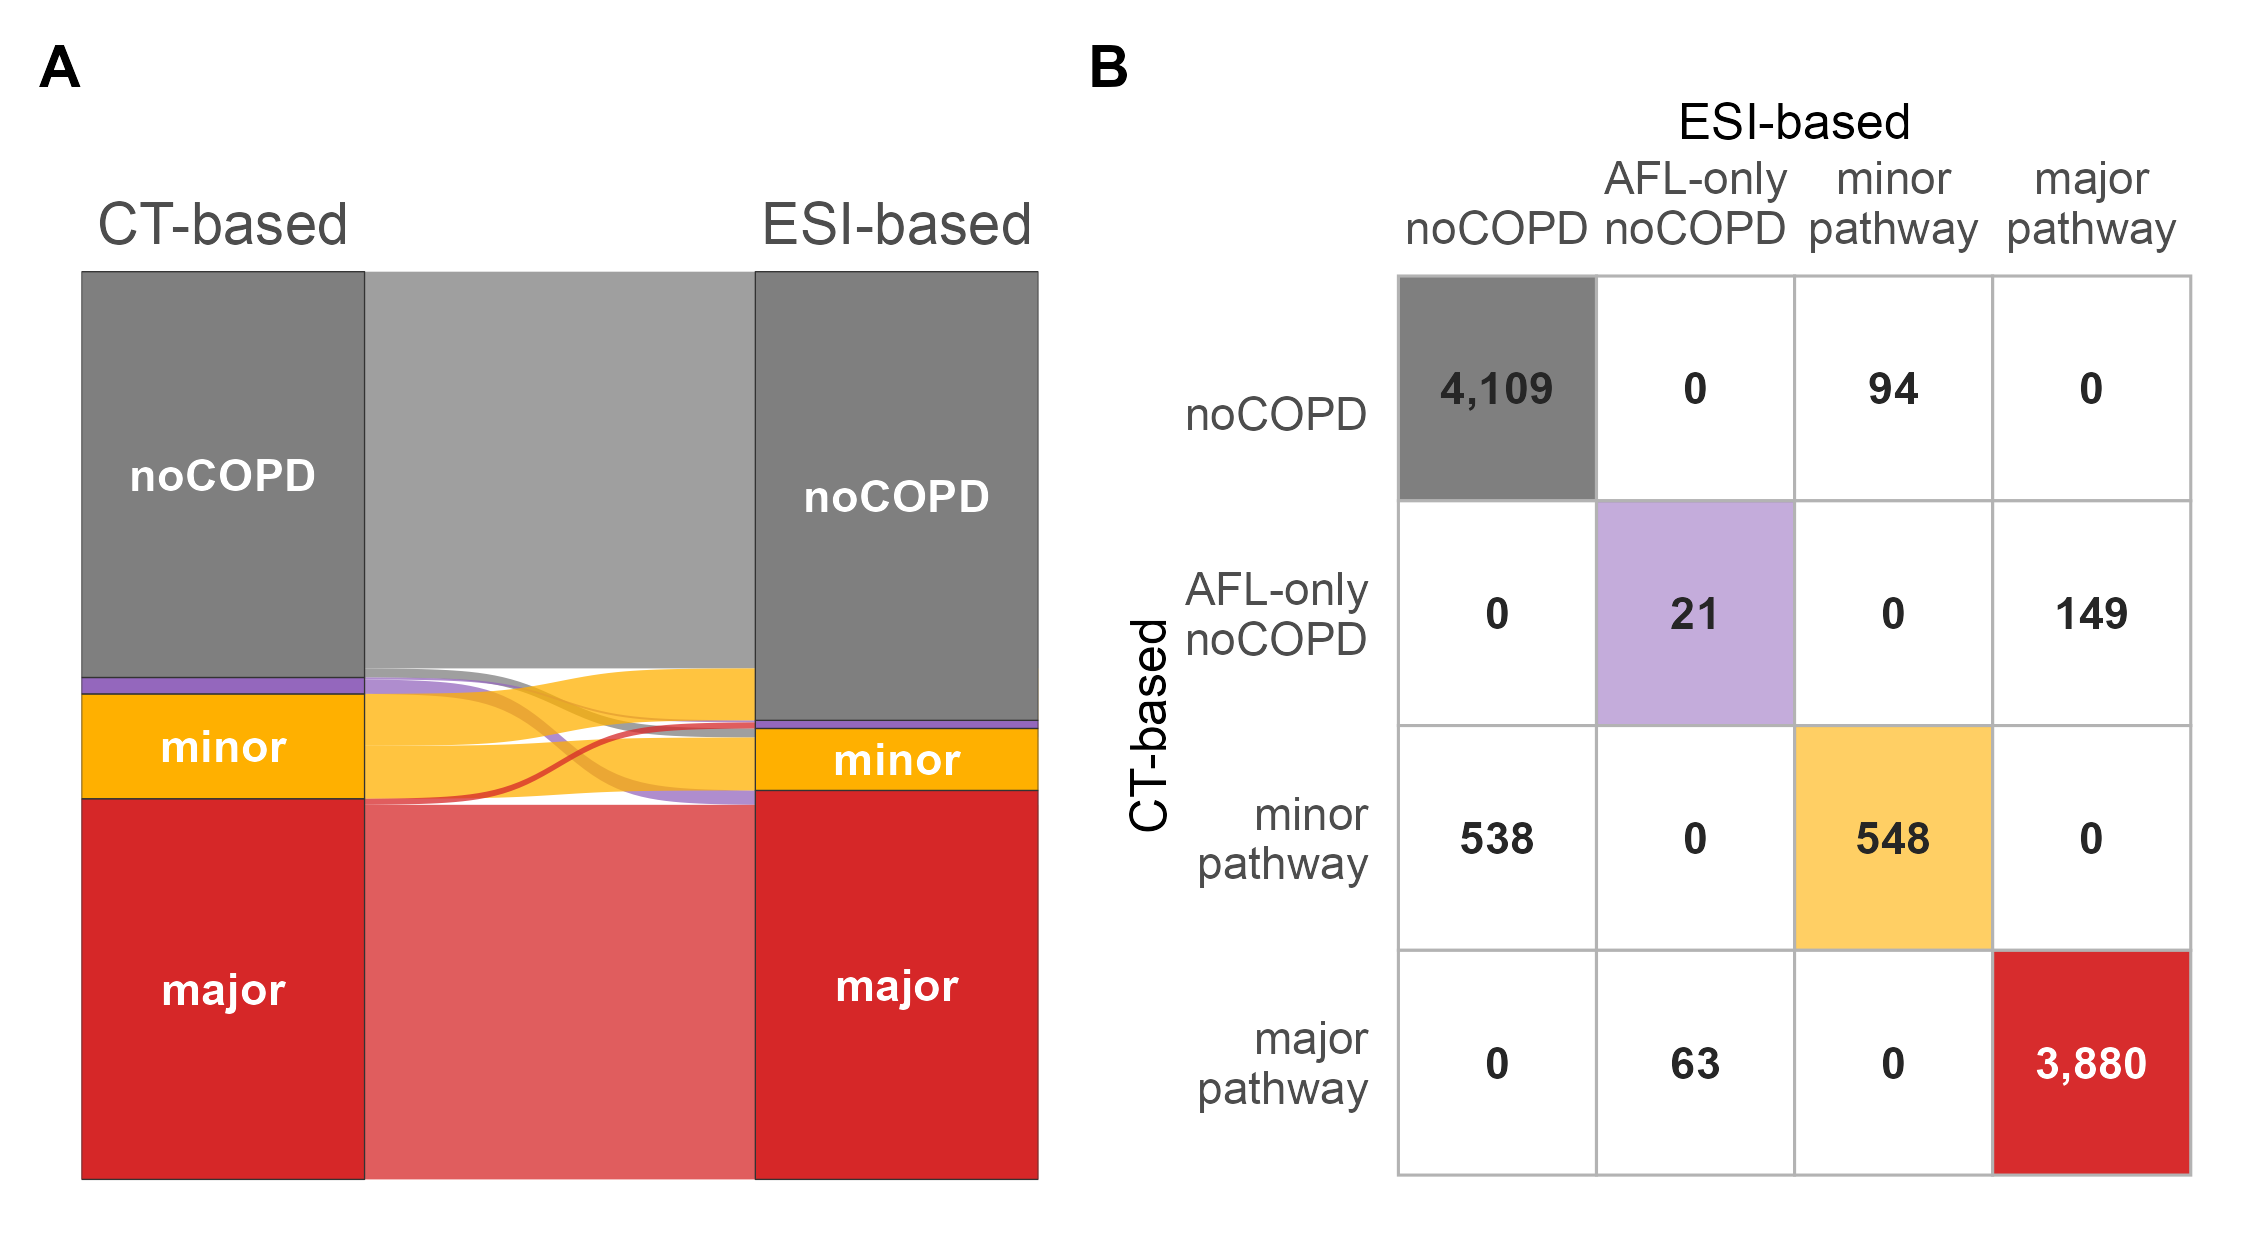

R code for this plot:
#!/usr/bin/env Rscript
# Figure 1 — Concordance between the CT-based and ESI-based
# multidimensional-framework diagnostic categories.
#
# Left panel:   Alluvial (Sankey-style) plot of participant flow between
#               CT-based (Bhatt 2025) and ESI-based framework categories.
#               Ribbons colored by CT-based origin so a reader can trace
#               where each CT-based category is reclassified.
# Right panel:  Cross-classification matrix (CT-based rows x ESI-based
#               columns). Diagonal cells = concordant classifications
#               (blue tint), off-diagonal = discordant (red tint). Cell
#               opacity is proportional to count so large flows are
#               visually dominant.
#
# Data source: manuscript_assets/Table_6.csv (4x4 cross-tab; row = CT-based,
# column = ESI-based) + manuscript_assets/Table_Agreement_stats.txt.
# Output:      figures/figure1_agreement/figure1_agreement.png
#
# Style: sourced from ../style.R (fonts, palette). No fontsize literals here.

suppressPackageStartupMessages({
  library(dplyr); library(ggplot2); library(tidyr); library(ggalluvial)
  library(patchwork); library(forcats)
})
source("../style.R")
source("../validate_layout.R")

ASSETS <- "../../manuscript_assets"

# ---- Load ----------------------------------------------------------------
t6 <- read.csv(file.path(ASSETS, "Table_6.csv"),
                stringsAsFactors = FALSE, check.names = FALSE)
stats_lines <- readLines(file.path(ASSETS, "Table_Agreement_stats.txt"))
stats <- setNames(
  as.numeric(sub("^[^=]+=", "", stats_lines)),
  sub("=.*$", "", stats_lines)
)

# ---- Reshape to alluvial-long form ---------------------------------------
category_levels <- c("noCOPD", "AFL-only-noCOPD", "COPD-minor", "COPD-major")

col_map <- c(
  "noCOPD"          = "noCOPD",
  "AFL_only_NoCOPD" = "AFL-only-noCOPD",
  "COPD_minor"      = "COPD-minor",
  "COPD_major"      = "COPD-major"
)
row_map <- c(
  "noCOPD"          = "noCOPD",
  "AFL-only-NoCOPD" = "AFL-only-noCOPD",
  "COPD-minor"      = "COPD-minor",
  "COPD-major"      = "COPD-major"
)

flows <- t6 %>%
  rename(CT = Bhatt) %>%
  pivot_longer(-CT, names_to = "ESI", values_to = "count") %>%
  filter(count > 0) %>%
  mutate(CT  = factor(row_map[CT],  levels = category_levels),
         ESI = factor(col_map[ESI], levels = category_levels))

n_total <- sum(flows$count)
stopifnot(n_total == stats["n_cohort"])

# Wrap every category as a 2-line label so all four column headers have
# the same vertical footprint and their first lines align.
wrap_axis <- function(x) {
  x <- gsub("^noCOPD$",         "\nnoCOPD",       x)
  x <- gsub("AFL-only-noCOPD",  "AFL-only\nnoCOPD", x)
  # Panel B carries the pathway wording; the full "COPD, minor pathway" string
  # does not fit the label gutter, and the two-line form keeps the same vertical
  # footprint as the other categories. Panel A's blocks are shallower still and
  # keep the bare "minor" / "major", which the legend maps.
  x <- gsub("COPD-minor",       "minor\npathway", x)
  x <- gsub("COPD-major",       "major\npathway", x)
  x
}

# Stratum labels (inside blocks) also need to fit — abbreviate the two-word
# categories so they don't overflow the 0.42-wide blocks in panel A.
stratum_label <- function(cat) {
  vapply(cat, function(v) switch(as.character(v),
    "noCOPD"          = "noCOPD",
    "AFL-only-noCOPD" = "AFL-only",
    "COPD-minor"      = "minor",
    "COPD-major"      = "major",
    as.character(v)
  ), character(1))
}

# ---- Panel A: alluvial ---------------------------------------------------
LABEL_THRESHOLD <- 0.03 * n_total   # strata below this get no in-block label

p_all <- ggplot(flows,
                aes(axis1 = CT, axis2 = ESI, y = count)) +
  geom_alluvium(aes(fill = CT), width = 0.42, alpha = 0.75,
                curve_type = "sigmoid") +
  geom_stratum(aes(fill = after_stat(stratum)), width = 0.42,
               color = "grey20", linewidth = 0.15) +
  geom_text(stat = "stratum",
            aes(label = ifelse(after_stat(count) >= LABEL_THRESHOLD,
                                stratum_label(after_stat(stratum)), "")),
            family = "Arial", size = BODY_FS_NATIVE * 4.5 / 14,
            color = "white", fontface = "bold") +
  scale_x_discrete(limits = c("CT-based", "ESI-based"),
                   expand = expansion(add = c(0.18, 0.18)),
                   position = "top") +
  scale_fill_manual(values = PALETTE[category_levels], guide = "none",
                    drop = FALSE) +
  scale_y_continuous(expand = expansion(mult = c(0.02, 0.02))) +
  labs(x = NULL, y = NULL) +
  theme_esi() +
  theme(axis.text.x       = element_text(size = HEADER_FS_NATIVE,
                                          face = "plain"),
        axis.ticks.x      = element_blank(),
        axis.ticks.y      = element_blank(),
        axis.text.y       = element_blank(),
        axis.title.y      = element_blank(),
        panel.grid        = element_blank(),
        panel.background  = element_blank(),
        panel.border      = element_blank(),
        legend.position   = "none",
        plot.margin       = margin(4, 6, 4, 4))

# ---- Panel B: cross-classification matrix --------------------------------
# Rows = CT-based, columns = ESI-based. Diagonal cells (concordant) are
# colored using the project PALETTE keyed on the CT-based category — the
# same color a reader saw for that category in Panel A. Off-diagonal cells
# (discordant) are neutral white with a light border so the diagonal reads
# as the "highlighted" agreement structure. Cell fill uses scale_fill_identity
# so each cell can carry a distinct hex string without going through a scale.
#
# Complete the 4x4 grid: `flows` is derived post-`filter(count > 0)`, so
# without this expand_grid step Panel B would have 8 missing cells where
# CT×ESI combinations were absent from the cohort. We add the missing cells
# back with count = 0 so every discordance combination is visible.
matrix_df <- tidyr::expand_grid(
    CT  = factor(category_levels, levels = category_levels),
    ESI = factor(category_levels, levels = category_levels)
  ) %>%
  dplyr::left_join(flows %>% dplyr::select(CT, ESI, count),
                    by = c("CT", "ESI")) %>%
  tidyr::replace_na(list(count = 0)) %>%
  mutate(is_concordant = as.character(CT) == as.character(ESI),
         fill_hex      = ifelse(is_concordant,
                                 PALETTE[as.character(CT)],
                                 "#FFFFFF"))

p_cm <- ggplot(matrix_df,
               aes(x = ESI, y = fct_rev(CT))) +
  # Diagonal cells: colored + alpha ∝ count. Off-diagonal: white with light
  # border. Drawing all cells in one geom_tile keeps the grid layout intact.
  geom_tile(aes(fill = fill_hex,
                alpha = ifelse(is_concordant, count, NA)),
            color = "grey70", linewidth = 0.35) +
  geom_text(aes(label = formatC(count, format = "d", big.mark = ","),
                # Keep the count text readable on any diagonal fill: white on
                # the dark red COPD-major cell, black elsewhere.
                color = ifelse(is_concordant &
                                 as.character(CT) == "COPD-major",
                               "white", "grey15")),
            family = "Arial", size = BODY_FS_NATIVE * 4.5 / 14,
            fontface = "bold") +
  scale_fill_identity(guide = "none") +
  scale_color_identity(guide = "none") +
  scale_alpha_continuous(range = c(0.55, 1), na.value = 1, guide = "none") +
  scale_x_discrete(position = "top", labels = wrap_axis) +
  scale_y_discrete(labels = wrap_axis) +
  labs(x = "ESI-based", y = "CT-based") +
  theme_esi() +
  theme(panel.grid        = element_blank(),
        panel.background  = element_blank(),
        panel.border      = element_blank(),
        legend.position   = "none",
        axis.ticks        = element_blank(),
        axis.text.x       = element_text(size = BODY_FS_NATIVE * 0.92,
                                          lineheight = 0.9, vjust = 0),
        axis.text.y       = element_text(size = BODY_FS_NATIVE * 0.92,
                                          lineheight = 0.9),
        axis.title.x      = element_text(size = BODY_FS_NATIVE,
                                          face = "plain",
                                          margin = margin(t = 2)),
        axis.title.y      = element_text(size = BODY_FS_NATIVE,
                                          face = "plain",
                                          margin = margin(r = 2)),
        plot.margin       = margin(4, 4, 4, 6))

# ---- Compose -------------------------------------------------------------
fig_combined <- p_all + p_cm +
  patchwork::plot_layout(widths = c(1.15, 1)) +
  patchwork::plot_annotation(
    tag_levels = "A",
    theme = theme(plot.tag = element_text(family = "Arial",
                                           size = HEADER_FS_NATIVE,
                                           face = "bold"))
  )

# ---- Validate + save ------------------------------------------------------
OUT <- "figure1_agreement.png"
# validate_layout expects a single ggplot; run it on each panel.
validate_layout(p_all, paste0("_panelA_", OUT))
validate_layout(p_cm,  paste0("_panelB_", OUT))
ggsave(OUT, fig_combined,
       width = NATIVE_W, height = NATIVE_W * 0.55,
       dpi = 300, units = "in")
cat("Wrote:", OUT, "\n")
